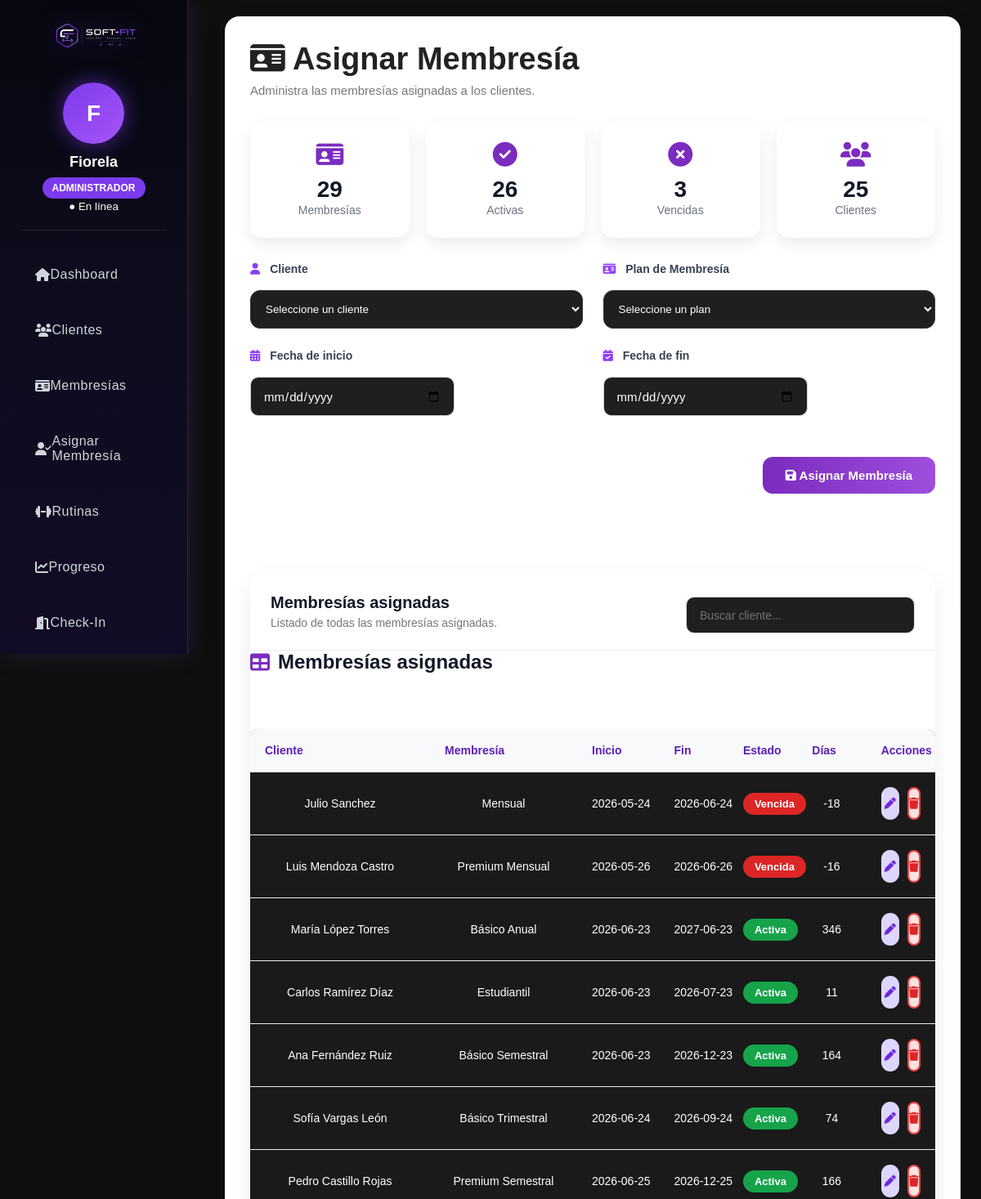
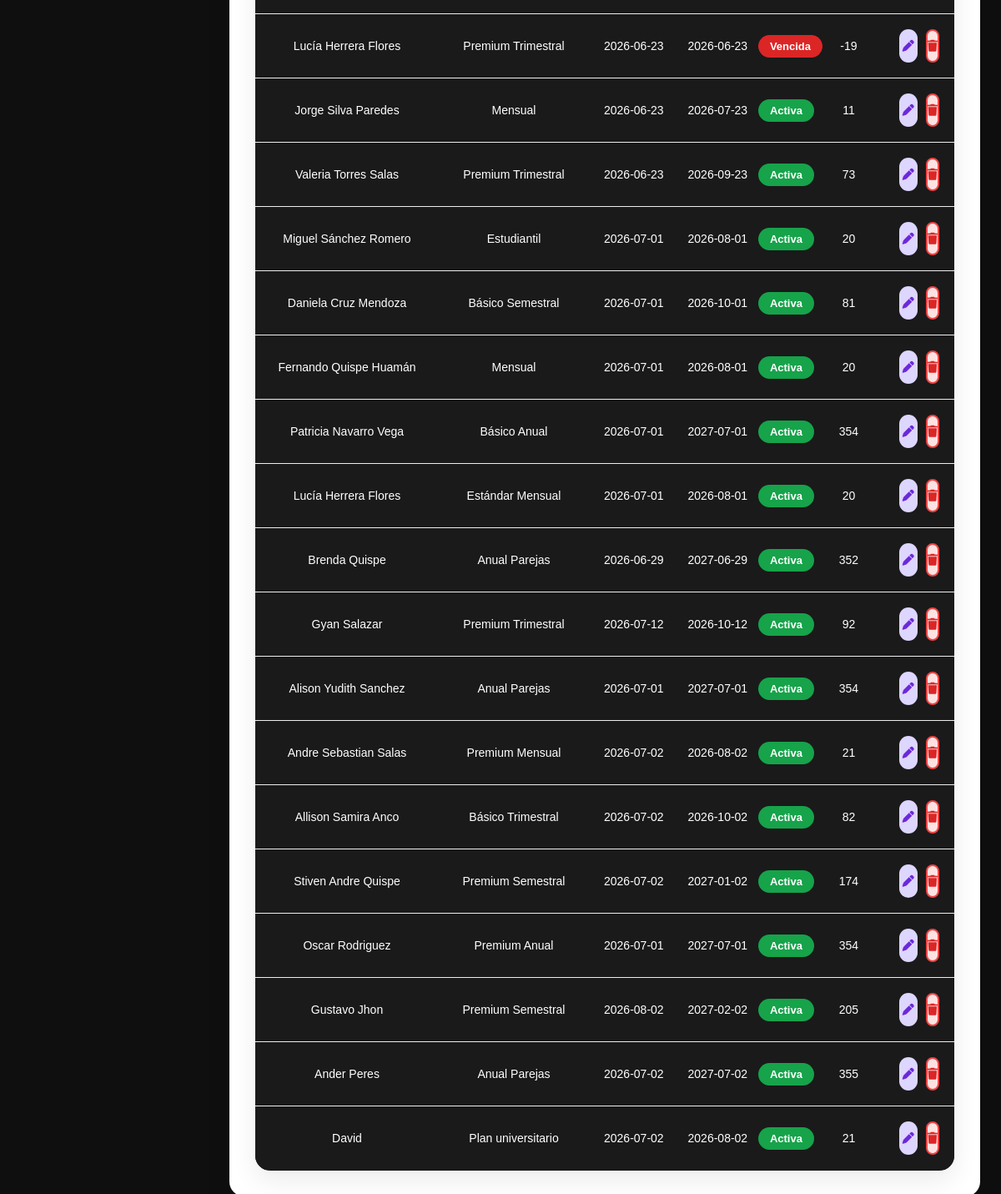
/pages/asignar_membresia.php (signed in), run on the app's committed database (2 pictures, top to bottom).
### tables this page shows
CREATE TABLE `membresias` (
  `id` int(11) NOT NULL,
  `cliente_id` int(11) DEFAULT NULL,
  `plan_id` int(11) DEFAULT NULL,
  `fecha_inicio` date DEFAULT NULL,
  `fecha_fin` date DEFAULT NULL,
  `estado` varchar(50) DEFAULT NULL
);

CREATE TABLE `clientes` (
  `id` int(11) NOT NULL,
  `nombre` varchar(100) DEFAULT NULL,
  `dni` varchar(20) DEFAULT NULL,
  `telefono` varchar(20) DEFAULT NULL,
  `correo` varchar(100) DEFAULT NULL,
  `codigo` varchar(50) DEFAULT NULL,
  `usuario` varchar(50) DEFAULT NULL,
  `foto` varchar(255) DEFAULT 'avatar.png'
);

CREATE TABLE `planes_membresia` (
  `id` int(11) NOT NULL,
  `plan` varchar(100) NOT NULL,
  `duracion` int(11) NOT NULL,
  `precio` decimal(10,2) NOT NULL
);

### pages/asignar_membresia.php (the view, shortened to what this page needs)
<?php
include("../includes/conexion.php");
$inicioEditar = "";
$finEditar = "";
$hoy = date("Y-m-d");
mysqli_query($conexion,
"UPDATE membresias
SET estado='Vencida'
WHERE fecha_fin < '$hoy'");
mysqli_query($conexion,
"UPDATE membresias
SET estado='Activa'
WHERE fecha_fin >= '$hoy'");
$consulta = mysqli_query($conexion,
"SELECT membresias.*,
clientes.nombre AS cliente,
planes_membresia.plan AS membresia
FROM membresias
INNER JOIN clientes
ON membresias.cliente_id = clientes.id
INNER JOIN planes_membresia
ON membresias.plan_id = planes_membresia.id");
?>
<!DOCTYPE html>
<html lang="es">
<head>
<link rel="stylesheet" href="../css/style.css">
<link rel="stylesheet" href="../css/dashboard.css">
<link rel="stylesheet" href="../css/softfit-ui.css">
<link rel="stylesheet"
href="https://cdnjs.cloudflare.com/ajax/libs/font-awesome/6.5.2/css/all.min.css">
</head>
<body>
   <?php include("../includes/sidebar.php"); ?>
<div class="main-content">
<div class="page-card">
<div class="page-header">
    <div>
        <h1>
            <i class="fa-solid fa-id-card"></i>
            Asignar Membresía
        </h1>
        <p>
            Administra las membresías asignadas a los clientes.
        </p>
    </div>
</div>
<?php
$totalAsignadas = mysqli_num_rows(
mysqli_query($conexion,
"SELECT * FROM membresias")
);
?>
<div class="stats-grid">
<div class="stat-card">
<i class="fa-solid fa-id-card"></i>
<h3><?php echo $totalAsignadas; ?></h3>
<span>Membresías</span>
</div>
<div class="stat-card">
<i class="fa-solid fa-circle-check"></i>
<h3>
<?php
echo mysqli_num_rows(
mysqli_query($conexion,
"SELECT * FROM membresias
WHERE estado='Activa'")
);
?>
</h3>
<span>Activas</span>
</div>
<div class="stat-card">
<i class="fa-solid fa-circle-xmark"></i>
<h3>
<?php
echo mysqli_num_rows(
mysqli_query($conexion,
"SELECT * FROM membresias
WHERE estado='Vencida'")
);
?>
</h3>
<span>Vencidas</span>
</div>
<div class="stat-card">
<i class="fa-solid fa-users"></i>
<h3>
<?php
echo mysqli_num_rows(
mysqli_query($conexion,
"SELECT * FROM clientes")
);
?>
</h3>
<span>Clientes</span>
</div>
</div>
<form method="POST" class="form-grid">
<div class="campo">
<label>
<i class="fa-solid fa-user"></i>
Cliente
</label>
<select name="cliente" required>
<option value="">Seleccione un cliente</option>
</select>
</div>
<div class="campo">
<label>
<i class="fa-solid fa-id-card"></i>
Plan de Membresía
</label>
<select
name="membresia"
id="membresia"
required>
<option value="">Seleccione un plan</option>
</select>
</div>
<div class="campo">
<label>
<i class="fa-solid fa-calendar-days"></i>
Fecha de inicio
</label>
<input
type="date"
id="inicio"
name="inicio"
value="<?php echo $inicioEditar; ?>"
required>
</div>
<div class="campo">
<label>
<i class="fa-solid fa-calendar-check"></i>
Fecha de fin
</label>
<input
type="date"
id="fin"
name="fin"
value="<?php echo $finEditar; ?>"
required>
</div>
<div class="acciones-form">
<button
type="submit"
name="<?php echo isset($_GET['editar']) ? 'actualizar' : 'guardar'; ?>">
<i class="fa-solid fa-floppy-disk"></i>
<?php
echo isset($_GET['editar'])
? "Actualizar Asignación"
: "Asignar Membresía";
?>
</button>
</div>
</form>
<br><br>
<div class="table-card">
<div class="table-header">
    <div>
        <h2>Membresías asignadas</h2>
        <p>Listado de todas las membresías asignadas.</p>
    </div>
    <div>
        <input
        type="text"
        id="buscarMembresia"
        placeholder="Buscar cliente...">
    </div>
</div>
<h2 class="section-title">
    <i class="fa-solid fa-table"></i>
    Membresías asignadas
</h2>
<br>
<table class="tabla-clientes" id="tablaMembresias">
<thead>
<tr>
<th>Cliente</th>
<th>Membresía</th>
<th>Inicio</th>
<th>Fin</th>
<th>Estado</th>
<th>Días</th>
<th>Acciones</th>
</tr>
<tbody>
<?php
while($row = mysqli_fetch_assoc($consulta)){
?>
<tr>
<td class="cliente-col">
<?php echo $row['cliente']; ?>
</td>
<td class="plan-col">
<?php echo $row['membresia']; ?>
</td>
<td>
<?php echo $row['fecha_inicio']; ?>
</td>
<td>
<?php echo $row['fecha_fin']; ?>
</td>
<td>
<?php
if($row['estado']=="Activa"){
    echo "<span class='badge-activa'>Activa</span>";
}else{
    echo "<span class='badge-vencida'>Vencida</span>";
}
?>
</td>
<td>
<?php
$fin = strtotime($row['fecha_fin']);
$hoy = strtotime(date("Y-m-d"));
$dias = ($fin - $hoy) / 86400;
echo intval($dias);
?>
</td>
<td>
<div class="acciones">
<a href="asignar_membresia.php?editar=<?php echo $row['id']; ?>"
class="btn-icon editar">
<i class="fa-solid fa-pen"></i>
</a>
<a href="#"
class="btn-icon eliminar btn-eliminar"
data-id="<?php echo $row['id']; ?>"
data-cliente="<?php echo $row['cliente']; ?>">
<i class="fa-solid fa-trash"></i>
</a>
</div>
</td>
</tr>
<?php } ?>
</tbody>
</table>
</div>
</div>
</div>
</body>
</html>

### css/style.css (style rules this page uses)
* { margin:0; padding:0; box-sizing:border-box; }
body { font-family:"Century Gothic",sans-serif; background: radial-gradient( circle at top right, rgba(168,85,247,.18), transparent 35% ), radial-gradient( circle at bottom left, rgba(59,130,246,.12), transparent 35% ), linear-gradient( 135deg, #050816, #09090f, #111827 ); color:white; }
h1 { font-size:32px; margin-bottom:10px; }
table { width:100%; margin-top:30px; border-collapse:collapse; overflow:hidden; border-radius:15px; }
th { background:#7b2cbf; padding:16px; text-align:left; }
td { background:#1a1a1a; padding:14px; border-bottom:1px solid #2d2d2d; }
button { background:#7b2cbf; border:none; padding:12px 18px; border-radius:12px; color:white; cursor:pointer; transition:0.3s; }
input, select { width:100%; padding:14px; margin-top:10px; border:none; border-radius:12px; background:#1f1f1f; color:white; border:1px solid #333; }
a { color:#c77dff; text-decoration:none; }

### data on the page
membresias: cliente.nombre "Julio Sanchez", planes_membresia.plan "Mensual", fecha_inicio "2026-05-24", fecha_fin "2026-06-24", estado "Vencida"
membresias: cliente.nombre "Luis Mendoza Castro", planes_membresia.plan "Premium Mensual", fecha_inicio "2026-05-26", fecha_fin "2026-06-26", estado "Vencida"
membresias: cliente.nombre "María López Torres", planes_membresia.plan "Básico Anual", fecha_inicio "2026-06-23", fecha_fin "2027-06-23", estado "Activa"
membresias: cliente.nombre "Carlos Ramírez Díaz", planes_membresia.plan "Estudiantil", fecha_inicio "2026-06-23", fecha_fin "2026-07-23", estado "Activa"
membresias: cliente.nombre "Ana Fernández Ruiz", planes_membresia.plan "Básico Semestral", fecha_inicio "2026-06-23", fecha_fin "2026-12-23", estado "Activa"
membresias: cliente.nombre "Sofía Vargas León", planes_membresia.plan "Básico Trimestral", fecha_inicio "2026-06-24", fecha_fin "2026-09-24", estado "Activa"
membresias: cliente.nombre "Pedro Castillo Rojas", planes_membresia.plan "Premium Semestral", fecha_inicio "2026-06-25", fecha_fin "2026-12-25", estado "Activa"
membresias: cliente.nombre "Lucía Herrera Flores", planes_membresia.plan "Premium Trimestral", fecha_inicio "2026-06-23", fecha_fin "2026-06-23", estado "Vencida"
membresias: cliente.nombre "Jorge Silva Paredes", planes_membresia.plan "Mensual", fecha_inicio "2026-06-23", fecha_fin "2026-07-23", estado "Activa"
membresias: cliente.nombre "Valeria Torres Salas", planes_membresia.plan "Premium Trimestral", fecha_inicio "2026-06-23", fecha_fin "2026-09-23", estado "Activa"
membresias: cliente.nombre "Miguel Sánchez Romero", planes_membresia.plan "Estudiantil", fecha_inicio "2026-07-01", fecha_fin "2026-08-01", estado "Activa"
membresias: cliente.nombre "Daniela Cruz Mendoza", planes_membresia.plan "Básico Semestral", fecha_inicio "2026-07-01", fecha_fin "2026-10-01", estado "Activa"
membresias: cliente.nombre "Fernando Quispe Huamán", planes_membresia.plan "Mensual", fecha_inicio "2026-07-01", fecha_fin "2026-08-01", estado "Activa"
membresias: cliente.nombre "Patricia Navarro Vega", planes_membresia.plan "Básico Anual", fecha_inicio "2026-07-01", fecha_fin "2027-07-01", estado "Activa"
membresias: cliente.nombre "Lucía Herrera Flores", planes_membresia.plan "Estándar Mensual", fecha_inicio "2026-07-01", fecha_fin "2026-08-01", estado "Activa"
membresias: cliente.nombre "Brenda Quispe", planes_membresia.plan "Anual Parejas", fecha_inicio "2026-06-29", fecha_fin "2027-06-29", estado "Activa"
membresias: cliente.nombre "Gyan Salazar", planes_membresia.plan "Premium Trimestral", fecha_inicio "2026-07-12", fecha_fin "2026-10-12", estado "Activa"
membresias: cliente.nombre "Alison Yudith Sanchez", planes_membresia.plan "Anual Parejas", fecha_inicio "2026-07-01", fecha_fin "2027-07-01", estado "Activa"
membresias: cliente.nombre "Andre Sebastian Salas", planes_membresia.plan "Premium Mensual", fecha_inicio "2026-07-02", fecha_fin "2026-08-02", estado "Activa"
membresias: cliente.nombre "Allison Samira Anco", planes_membresia.plan "Básico Trimestral", fecha_inicio "2026-07-02", fecha_fin "2026-10-02", estado "Activa"
membresias: cliente.nombre "Stiven Andre Quispe", planes_membresia.plan "Premium Semestral", fecha_inicio "2026-07-02", fecha_fin "2027-01-02", estado "Activa"
membresias: cliente.nombre "Oscar Rodriguez", planes_membresia.plan "Premium Anual", fecha_inicio "2026-07-01", fecha_fin "2027-07-01", estado "Activa"
membresias: cliente.nombre "Gustavo Jhon", planes_membresia.plan "Premium Semestral", fecha_inicio "2026-08-02", fecha_fin "2027-02-02", estado "Activa"
membresias: cliente.nombre "Ander Peres", planes_membresia.plan "Anual Parejas", fecha_inicio "2026-07-02", fecha_fin "2027-07-02", estado "Activa"
membresias: cliente.nombre "David", planes_membresia.plan "Plan universitario", fecha_inicio "2026-07-02", fecha_fin "2026-08-02", estado "Activa"

### other printed values
substr($_SESSION['usuario'],0,1) "F"
$_SESSION['nombre'] "Fiorela"
$_SESSION['rol'] "ADMINISTRADOR"
$totalAsignadas "29"
